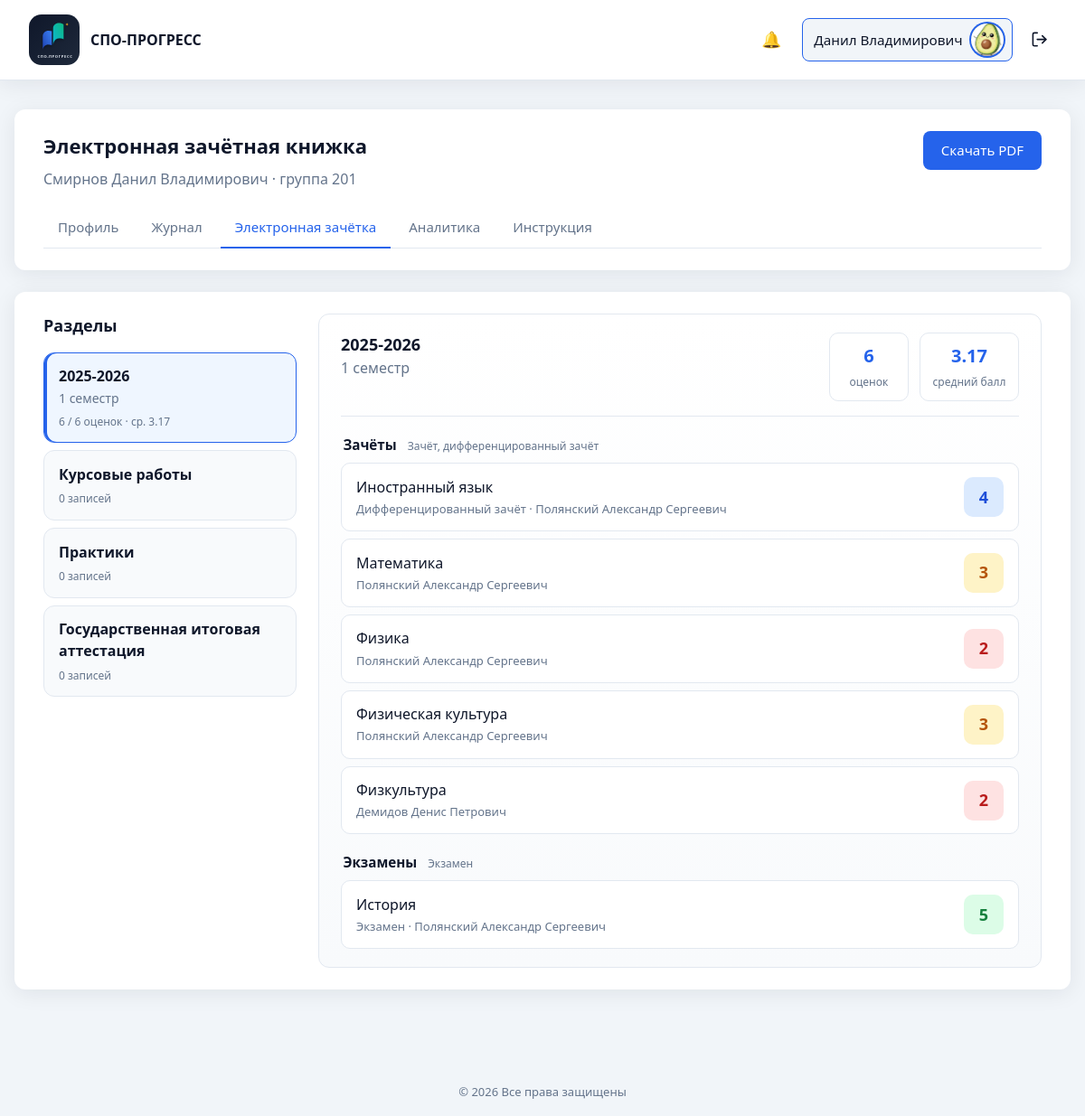
The page /student/record_book.php (signed in) on the database its author committed.
### tables this page shows
CREATE TABLE `users` (
  `id` int UNSIGNED NOT NULL,
  `email` varchar(255) NOT NULL,
  `password_hash` varchar(255) NOT NULL,
  `password_plain` varchar(64) DEFAULT NULL,
  `full_name` varchar(255) NOT NULL,
  `phone` varchar(50) NOT NULL DEFAULT '',
  `position` varchar(255) NOT NULL DEFAULT '',
  `education` varchar(500) NOT NULL DEFAULT '',
  `additional_info` text,
  `avatar` varchar(255) NOT NULL DEFAULT 'icon:default',
  `role` enum('admin','teacher','student') NOT NULL DEFAULT 'teacher',
  `is_active` tinyint(1) NOT NULL DEFAULT '1',
  `created_at` datetime NOT NULL DEFAULT CURRENT_TIMESTAMP,
  `updated_at` datetime NOT NULL DEFAULT CURRENT_TIMESTAMP ON UPDATE CURRENT_TIMESTAMP
);

CREATE TABLE `students` (
  `id` int UNSIGNED NOT NULL,
  `group_id` int UNSIGNED NOT NULL,
  `user_id` int UNSIGNED DEFAULT NULL,
  `full_name` varchar(255) NOT NULL,
  `phone` varchar(50) NOT NULL DEFAULT '',
  `snils` varchar(14) NOT NULL DEFAULT '',
  `birth_date` date DEFAULT NULL,
  `gender` enum('male','female') DEFAULT NULL,
  `mother_name` varchar(255) NOT NULL DEFAULT '',
  `mother_phone` varchar(50) NOT NULL DEFAULT '',
  `mother_workplace` varchar(500) NOT NULL DEFAULT '',
  `father_name` varchar(255) NOT NULL DEFAULT '',
  `father_phone` varchar(50) NOT NULL DEFAULT '',
  `father_workplace` varchar(500) NOT NULL DEFAULT '',
  `address_registered` varchar(500) NOT NULL DEFAULT '',
  `address_region` varchar(255) NOT NULL DEFAULT '',
  `address_district` varchar(255) NOT NULL DEFAULT '',
  `address_locality` varchar(255) NOT NULL DEFAULT '',
  `address_street` varchar(255) NOT NULL DEFAULT '',
  `address_house` varchar(50) NOT NULL DEFAULT '',
  `address_actual` varchar(500) NOT NULL DEFAULT '',
  `district` varchar(255) NOT NULL DEFAULT '',
  `is_low_income` tinyint(1) NOT NULL DEFAULT '0',
  `family_type` enum('complete','no_father','no_mother') DEFAULT NULL,
  `siblings_under_18` tinyint UNSIGNED NOT NULL DEFAULT '0',
  `residence_type` enum('family','dormitory','apartment') DEFAULT NULL,
  `is_nonresident` tinyint(1) NOT NULL DEFAULT '0',
  `without_parental_care` tinyint(1) NOT NULL DEFAULT '0',
  `created_at` datetime NOT NULL DEFAULT CURRENT_TIMESTAMP,
  `updated_at` datetime NOT NULL DEFAULT CURRENT_TIMESTAMP ON UPDATE CURRENT_TIMESTAMP
);

CREATE TABLE `study_groups` (
  `id` int UNSIGNED NOT NULL,
  `number` varchar(50) NOT NULL,
  `specialty_id` int UNSIGNED NOT NULL,
  `curator_id` int UNSIGNED DEFAULT NULL,
  `created_at` datetime NOT NULL DEFAULT CURRENT_TIMESTAMP,
  `updated_at` datetime NOT NULL DEFAULT CURRENT_TIMESTAMP ON UPDATE CURRENT_TIMESTAMP
);

CREATE TABLE `student_record_book` (
  `id` int UNSIGNED NOT NULL,
  `student_id` int UNSIGNED NOT NULL,
  `academic_year` varchar(9) NOT NULL,
  `semester` enum('1','2') NOT NULL,
  `curriculum_item_id` int UNSIGNED NOT NULL,
  `subject_name` varchar(255) NOT NULL,
  `teacher_name` varchar(255) NOT NULL DEFAULT '',
  `attestation_form` varchar(20) NOT NULL DEFAULT '',
  `grade` tinyint UNSIGNED DEFAULT NULL,
  `updated_at` datetime NOT NULL DEFAULT CURRENT_TIMESTAMP ON UPDATE CURRENT_TIMESTAMP
);

### includes/record_book_grades.php (the view, shortened to what the rows shown need)
<?php
$sections = split_record_book_entries($entries);
$sectionBlocks = [
    [
        'title' => 'Зачёты',
        'hint' => 'Зачёт, дифференцированный зачёт',
        'items' => $sections['credits'],
    ],
    [
        'title' => 'Экзамены',
        'hint' => 'Экзамен',
        'items' => $sections['exams'],
    ],
];
?>
<div class="record-book__grades">
    <?php foreach ($sectionBlocks as $block): ?>
        <div class="record-book__section">
            <div class="record-book__section-head">
                <h3 class="record-book__section-title"><?= e($block['title']) ?></h3>
                <span class="record-book__section-hint"><?= e($block['hint']) ?></span>
            </div>
            <?php foreach ($block['items'] as $entry): ?>
                <?php $grade = $entry['grade']; ?>
                <div class="record-book__row">
                    <div class="record-book__subject">
                        <?= e($entry['subject_name']) ?>
                        <?php
                        $formLabel = record_book_attestation_label((string) ($entry['attestation_form'] ?? ''));
                        $metaParts = [];
                        if ($formLabel !== '') {
                            $metaParts[] = $formLabel;
                        }
                        if (!empty($entry['teacher_name'])) {
                            $metaParts[] = (string) $entry['teacher_name'];
                        }
                        ?>
                        <?php if ($metaParts !== []): ?>
                        <span class="record-book__teacher"><?= e(implode(' · ', $metaParts)) ?></span>
                        <?php endif; ?>
                    </div>
                    <div class="record-book__grade<?= $grade !== null && $grade !== '' ? ' record-book__grade--' . (int) $grade : '' ?>">
                        <?= $grade !== null && $grade !== '' ? e((string) (int) $grade) : '—' ?>
                    </div>
                </div>
            <?php endforeach; ?>
        </div>
    <?php endforeach; ?>
</div>

### includes/header.php (shortened to what the rows shown need)
<!DOCTYPE html>
<html lang="ru">
<head>
    <?php $basePath = $basePath ?? ''; ?>
    <link rel="stylesheet" href="<?= e($basePath) ?>assets/css/style.css">
</head>
<body>
    <div class="page">
        <?php if (!empty($showHeader)): ?>
        <header class="header">
            <?php if (is_logged_in()): ?>
            <?php
            $headerUser = current_user();
            $headerName = user_first_middle_name((string) ($headerUser['full_name'] ?? ''));
            $headerAvatar = (string) ($headerUser['avatar'] ?? 'icon:person');
            $appBase = app_base_path();
            $activePanel = current_header_panel();
            require_once __DIR__ . '/notifications.php';
            ?>
            <nav class="header__nav">
                <a
                    href="<?= e($appBase) ?>notifications.php"
                    class="header__notify-btn<?= basename((string) ($_SERVER['SCRIPT_NAME'] ?? '')) === 'notifications.php' ? ' is-active' : '' ?>"
                    title="Уведомления"
                >
                    <span class="header__notify-icon" aria-hidden="true">🔔</span>
                </a>
                <div class="header__account">
                    <a
                        href="<?= e($appBase) ?><?= is_student_user() ? 'student/cabinet.php' : 'cabinet.php' ?>"
                        class="header__cabinet-tab<?= ($activePanel === 'cabinet' || $activePanel === 'student') ? ' header__cabinet-tab--active' : '' ?>"
                        title="Личный кабинет"
                    >
                        <span class="header__user-name"><?= e($headerName) ?></span>
                        <?= render_user_avatar($headerAvatar, 'user-avatar--header', $basePath) ?>
                    </a>
                </div>
                <a
                    href="<?= e($basePath) ?>logout.php"
                    class="header__logout-btn"
                    title="Выйти"
                    aria-label="Выйти"
                >
                </a>
            </nav>
            <?php endif; ?>
        </header>
        <?php endif; ?>
        <main class="main">

### student/record_book.php (shortened to what the rows shown need)
<?php
require_once __DIR__ . '/../includes/auth.php';
require_once __DIR__ . '/../includes/student_accounts.php';
require_student();
$student = current_student();
$studentId = (int) $student['id'];
$periods = get_student_record_book($studentId);
$selectedKey = (string) ($_GET['period'] ?? '');
$isCourseworks = $selectedKey === 'courseworks';
$isPractices = $selectedKey === 'practices';
$isGia = $selectedKey === 'gia';
$isSpecialSection = $isCourseworks || $isPractices || $isGia;
$selected = null;
if (!$isSpecialSection) {
    if ($selected === null && $periods !== []) {
        $selected = $periods[0];
    } elseif ($selected === null && $periods === []) {
        $isCourseworks = true;
        $selectedKey = 'courseworks';
    }
}
$showHeader = true;
$basePath = '../';
require __DIR__ . '/../includes/header.php';
?>
<div class="dashboard dashboard--wide">
    <section class="panel">
        <div class="panel__header">
            <div>
                <h1>Электронная зачётная книжка</h1>
                <p class="text-muted">
                    <?= e($student['full_name']) ?>
                    · группа <?= e($student['group_number']) ?>
                </p>
            </div>
        </div>
    </section>
    <section class="panel">
        <div class="record-book">
            <aside class="record-book__periods">
                <h2 class="record-book__aside-title">Разделы</h2>
            </aside>
            <div class="record-book__sheet">
                <?php if ($isCourseworks): ?>
                    <?php
                    $canEditCourseworks = false;
                    require __DIR__ . '/../includes/record_book_courseworks.php';
                    ?>
                <?php else: ?>
                    <div class="record-book__sheet-head">
                        <div>
                            <h2><?= e($selected['academic_year']) ?></h2>
                        </div>
                    </div>
                    <?php
                    $entries = $selected['entries'];
                    require __DIR__ . '/../includes/record_book_grades.php';
                    ?>
                <?php endif; ?>
            </div>
        </div>
    </section>
</div>
<?php require __DIR__ . '/../includes/footer.php'; ?>

### rows shown on the page
users: full_name "Данил Владимирович"
students: full_name "Смирнов Данил Владимирович", group.number "201"
student_record_book: subject_name "Иностранный язык", metaParts "Дифференцированный зачёт · Полянский Александр Сергеевич", grade "4"
student_record_book: subject_name "Математика", teacher_name "Полянский Александр Сергеевич", grade "3"
student_record_book: subject_name "Физика", teacher_name "Полянский Александр Сергеевич", grade "2"
student_record_book: subject_name "Физическая культура", teacher_name "Полянский Александр Сергеевич", grade "3"
student_record_book: subject_name "Физкультура", teacher_name "Демидов Денис Петрович", grade "2"
student_record_book: subject_name "История", metaParts "Экзамен · Полянский Александр Сергеевич", grade "5"

### other values the page prints
$period['academic_year'] "2025-2026"
semester_label($period['semester']) "1 семестр"
$periodSummary['graded'] "6"
$periodSummary['total'] "6"
$periodSummary['average'] "3.17"
count($courseworks) "0"
count($practices) "0"
count($giaEntries) "0"
$selected['academic_year'] "2025-2026"
semester_label($selected['semester']) "1 семестр"
$summary['graded'] "6"
$summary['average'] "3.17"
$block['title'] "Зачёты"
$block['hint'] "Зачёт, дифференцированный зачёт"
$block['title'] "Экзамены"
